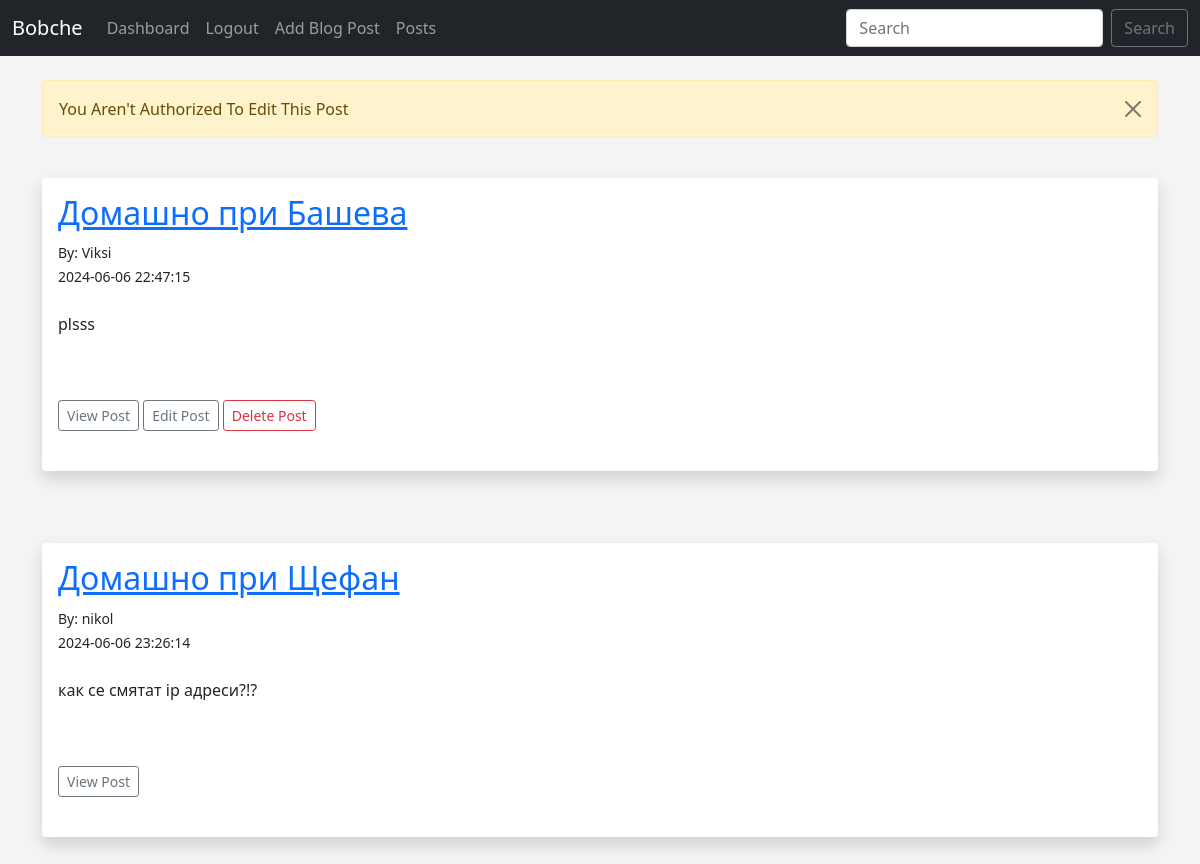
Page /posts/edit/2 (signed in) on the committed database.
### app.py (models this page shows, shortened)
class Posts(db.Model):
    id = db.Column(db.Integer, primary_key=True)
    title = db.Column(db.String(255))
    content = db.Column(db.Text)
    author = db.Column(db.String(255))
    slug = db.Column(db.String(255))
    date_posted = db.Column(db.DateTime(timezone=True), default=func.now())
    poster_id = db.Column(db.Integer, db.ForeignKey('users.id'))
    comments = db.relationship('Comment', backref='post')

class Users(db.Model, UserMixin):
    id = db.Column(db.Integer, primary_key=True)
    username = db.Column(db.String(20), nullable=False, unique=True)
    name = db.Column(db.String(200), nullable=False)
    email = db.Column(db.String(120), nullable=False, unique=True)
    password_hash = db.Column(db.String(128))
    posts = db.relationship('Posts', backref='poster')
    comments = db.relationship("Comment", backref='poster')
    @property
    def password(self):
        raise AttributeError('password is not a readable attribute')

### app.py (the view, shortened to what this page needs)
@app.route('/posts/edit/<int:id>', methods=['GET', 'POST'])
@login_required
def edit_post(id):
	post = Posts.query.get_or_404(id)
	form = PostForm()
	if current_user.id == post.poster_id or current_user.id == 14:
		form.title.data = post.title
		form.author.data = post.author
		form.slug.data = post.slug
		form.content.data = post.content
		return render_template('edit_post.html', form=form)
	else:
		flash("You Aren't Authorized To Edit This Post")
		posts = Posts.query.order_by(Posts.date_posted)
		return render_template("posts.html", posts=posts)

### webforms.py
class PostForm(FlaskForm):
	title = StringField("Title", validators=[DataRequired()])
	content = CKEditorField('Content', validators=[DataRequired()])
	author = StringField("Author")
	slug = StringField("Slug", validators=[DataRequired()])
	submit = SubmitField("Submit")

class SearchForm(FlaskForm):
	searched = StringField("Searched", validators=[DataRequired()])
	submit = SubmitField("Submit")

### app.py (called while the page is built)
@login_manager.user_loader
def load_user(user_id):
	return Users.query.get(int(user_id))

@app.context_processor
def base():
	form = SearchForm()
	return dict(form=form)

### templates/posts.html
{% extends 'base.html' %}
{% block content %}
{% for message in get_flashed_messages() %}
	<div class="alert alert-warning alert-dismissible fade show" role="alert">
	  {{ message }}
	  <button type="button" class="btn-close" data-bs-dismiss="alert" aria-label="Close"></button>
	</div>
{% endfor %}
<br/>
{% for post in posts %}
<div class="shadow p-3 mb-5 bg-body rounded">
	<h2><a href="{{ url_for('post', id=post.id)}}">{{ post.title }}</a></h2>
	<small>By: {{ post.poster.name }}<br/>
	{{ post.date_posted }}</small> <br/><br/>
	{{ post.content|safe }}
	<br/><br/>
	<a href="{{ url_for('post', id=post.id)}}" class="btn btn-outline-secondary btn-sm">View Post</a>
	{% if post.poster_id == current_user.id or current_user.id == 14 %}
	<a href="{{ url_for('edit_post', id=post.id)}}" class="btn btn-outline-secondary btn-sm">Edit Post</a>
	<a href="{{ url_for('delete_post', id=post.id)}}" class="btn btn-outline-danger btn-sm">Delete Post</a>
	{% endif %}
	<br/><br/>
</div>
<br/>
{% endfor %}
{% endblock %}

### static/style.css (style rules this page uses)
body { background: #f4f4f4; }

### rows in the picture
Posts: title "Домашно при Башева", poster.name "Viksi", date_posted "2024-06-06 22:47:15", content "plsss"
Posts: title "Домашно при Щефан", poster.name "nikol", date_posted "2024-06-06 23:26:14", content "как се смятат ip адреси?!?"

### other values in the picture
{{ message }} "You Aren't Authorized To Edit This Post"
